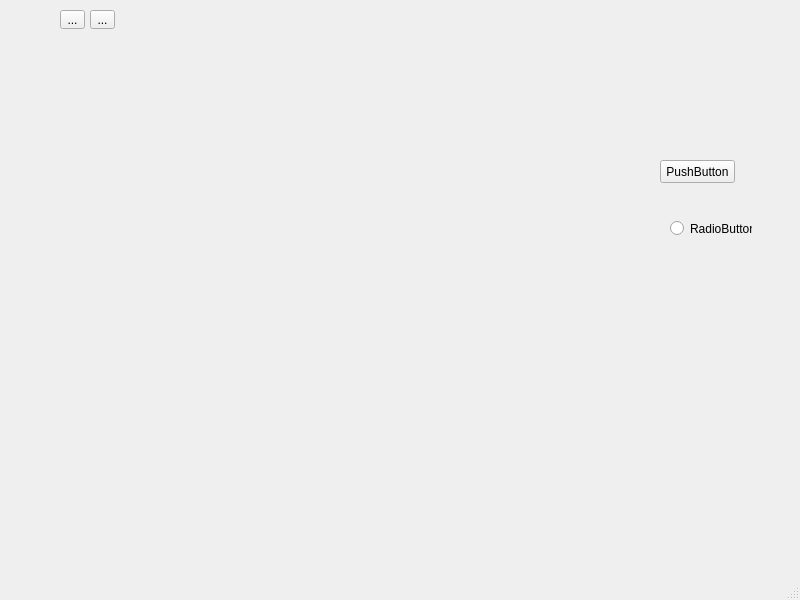
<?xml version="1.0" encoding="UTF-8"?>
<ui version="4.0">
 <class>MainWindow</class>
 <widget class="QMainWindow" name="MainWindow">
  <property name="geometry">
   <rect>
    <x>0</x>
    <y>0</y>
    <width>800</width>
    <height>600</height>
   </rect>
  </property>
  <property name="windowTitle">
   <string>MainWindow</string>
  </property>
  <widget class="QWidget" name="centralwidget">
   <widget class="simple3d" name="widget" native="true">
    <property name="geometry">
     <rect>
      <x>49</x>
      <y>59</y>
      <width>561</width>
      <height>471</height>
     </rect>
    </property>
   </widget>
   <widget class="QPushButton" name="pushButton">
    <property name="geometry">
     <rect>
      <x>660</x>
      <y>160</y>
      <width>75</width>
      <height>23</height>
     </rect>
    </property>
    <property name="text">
     <string>PushButton</string>
    </property>
   </widget>
   <widget class="QRadioButton" name="radioButton">
    <property name="geometry">
     <rect>
      <x>670</x>
      <y>220</y>
      <width>82</width>
      <height>17</height>
     </rect>
    </property>
    <property name="text">
     <string>RadioButton</string>
    </property>
   </widget>
   <widget class="QToolButton" name="toolButton">
    <property name="geometry">
     <rect>
      <x>60</x>
      <y>10</y>
      <width>25</width>
      <height>19</height>
     </rect>
    </property>
    <property name="text">
     <string>...</string>
    </property>
   </widget>
   <widget class="QToolButton" name="toolButton_2">
    <property name="geometry">
     <rect>
      <x>90</x>
      <y>10</y>
      <width>25</width>
      <height>19</height>
     </rect>
    </property>
    <property name="text">
     <string>...</string>
    </property>
   </widget>
  </widget>
  <widget class="QMenuBar" name="menubar">
   <property name="geometry">
    <rect>
     <x>0</x>
     <y>0</y>
     <width>800</width>
     <height>21</height>
    </rect>
   </property>
  </widget>
  <widget class="QStatusBar" name="statusbar"/>
 </widget>
 <customwidgets>
  <customwidget>
   <class>simple3d</class>
   <extends>QWidget</extends>
   <header>Window</header>
   <container>1</container>
  </customwidget>
 </customwidgets>
 <resources/>
 <connections/>
</ui>
